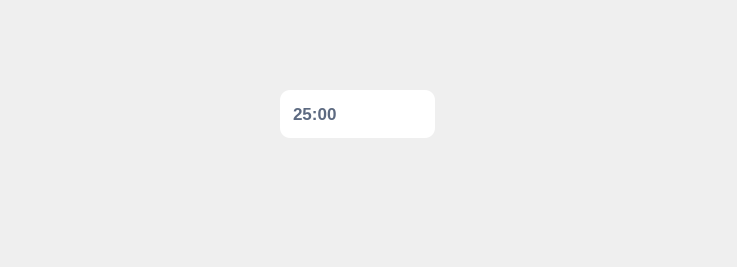
<?xml version="1.0" encoding="UTF-8"?>
<ui version="4.0">
 <class>Widget</class>
 <widget class="QWidget" name="Widget">
  <property name="geometry">
   <rect>
    <x>0</x>
    <y>0</y>
    <width>737</width>
    <height>267</height>
   </rect>
  </property>
  <property name="font">
   <font>
    <pointsize>8</pointsize>
   </font>
  </property>
  <property name="windowTitle">
   <string>Widget</string>
  </property>
  <property name="styleSheet">
   <string notr="true"/>
  </property>
  <widget class="QFrame" name="mainFrame">
   <property name="geometry">
    <rect>
     <x>280</x>
     <y>90</y>
     <width>155</width>
     <height>48</height>
    </rect>
   </property>
   <property name="styleSheet">
    <string notr="true">background-color: white;

border-radius: 10px;</string>
   </property>
   <property name="frameShape">
    <enum>QFrame::StyledPanel</enum>
   </property>
   <property name="frameShadow">
    <enum>QFrame::Raised</enum>
   </property>
   <widget class="QPushButton" name="playButton">
    <property name="enabled">
     <bool>true</bool>
    </property>
    <property name="geometry">
     <rect>
      <x>92</x>
      <y>13</y>
      <width>21</width>
      <height>22</height>
     </rect>
    </property>
    <property name="autoFillBackground">
     <bool>false</bool>
    </property>
    <property name="styleSheet">
     <string notr="true">
background-image: url(:/icon/stop.png);</string>
    </property>
    <property name="text">
     <string/>
    </property>
   </widget>
   <widget class="QPushButton" name="crossButton">
    <property name="geometry">
     <rect>
      <x>120</x>
      <y>8</y>
      <width>26</width>
      <height>30</height>
     </rect>
    </property>
    <property name="autoFillBackground">
     <bool>false</bool>
    </property>
    <property name="styleSheet">
     <string notr="true">
background-image: url(:/icon/cross.png);</string>
    </property>
    <property name="text">
     <string/>
    </property>
   </widget>
   <widget class="QLabel" name="timeLabel">
    <property name="geometry">
     <rect>
      <x>13</x>
      <y>8</y>
      <width>71</width>
      <height>31</height>
     </rect>
    </property>
    <property name="font">
     <font>
      <family>Helvetica</family>
      <pointsize>13</pointsize>
      <weight>75</weight>
      <bold>true</bold>
      <stylestrategy>PreferAntialias</stylestrategy>
      <kerning>true</kerning>
     </font>
    </property>
    <property name="styleSheet">
     <string notr="true">color: rgb(93, 106, 129);</string>
    </property>
    <property name="text">
     <string>25:00</string>
    </property>
   </widget>
   <zorder>crossButton</zorder>
   <zorder>playButton</zorder>
   <zorder>timeLabel</zorder>
  </widget>
 </widget>
 <resources/>
 <connections/>
</ui>
